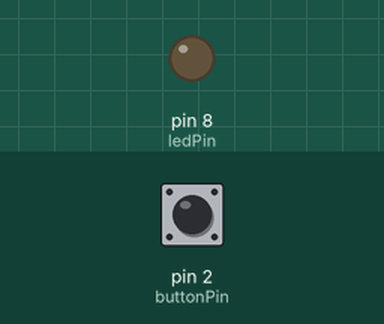
Simulated run of this sketch. Board: Arduino Uno, built with avr-gcc and run on an emulated ATmega328P. On the bench: output pins drawn as LEDs (lit = HIGH). Inputs (shaded band) come from the test bench; at power-on: pin 2 (buttonPin) HIGH.

Above: at 1.2 s.
1.3 s: pin 2 (buttonPin) pulled LOW for 0.15 s
At 2.5 s:
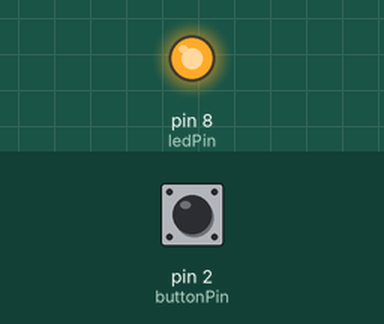
2.9 s: pin 2 (buttonPin) pulled LOW for 1 s
At 4.0 s:
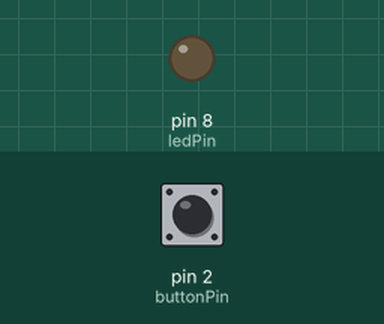
5.4 s: pin 2 (buttonPin) pulled LOW for 3.2 s
At 5.9 s:
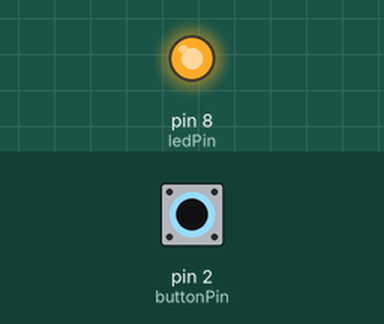
Timing chart, 0 to 8.4 s (numbered marks = the images above; inputs shaded):
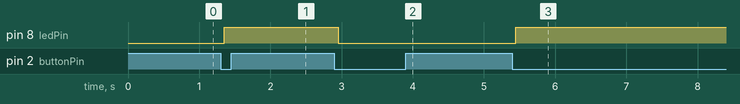

Measured:
- after the input at 1.3 s, pin 8 (ledPin): LOW → HIGH after 0.05 s
- after the input at 2.9 s, pin 8 (ledPin): HIGH → LOW after 0.05 s
- after the input at 5.4 s, pin 8 (ledPin): LOW → HIGH after 0.05 s

The sketch:

LED_TOGGLE.ino
```cpp
const int ledPin = 8;
const int buttonPin = 2;

bool ledState = false;
bool lastButtonState = HIGH;
bool currentButtonState;

void setup() {
  pinMode(ledPin, OUTPUT);
  pinMode(buttonPin, INPUT_PULLUP);
}

void loop() {

  currentButtonState = digitalRead(buttonPin);

  if (lastButtonState == HIGH && currentButtonState == LOW) {
  ledState = !ledState;
  delay(50);   // Temporary debounce
}

  if (ledState) {
    digitalWrite(ledPin, HIGH);
  } else {
    digitalWrite(ledPin, LOW);
  }

  lastButtonState = currentButtonState;
}
```
